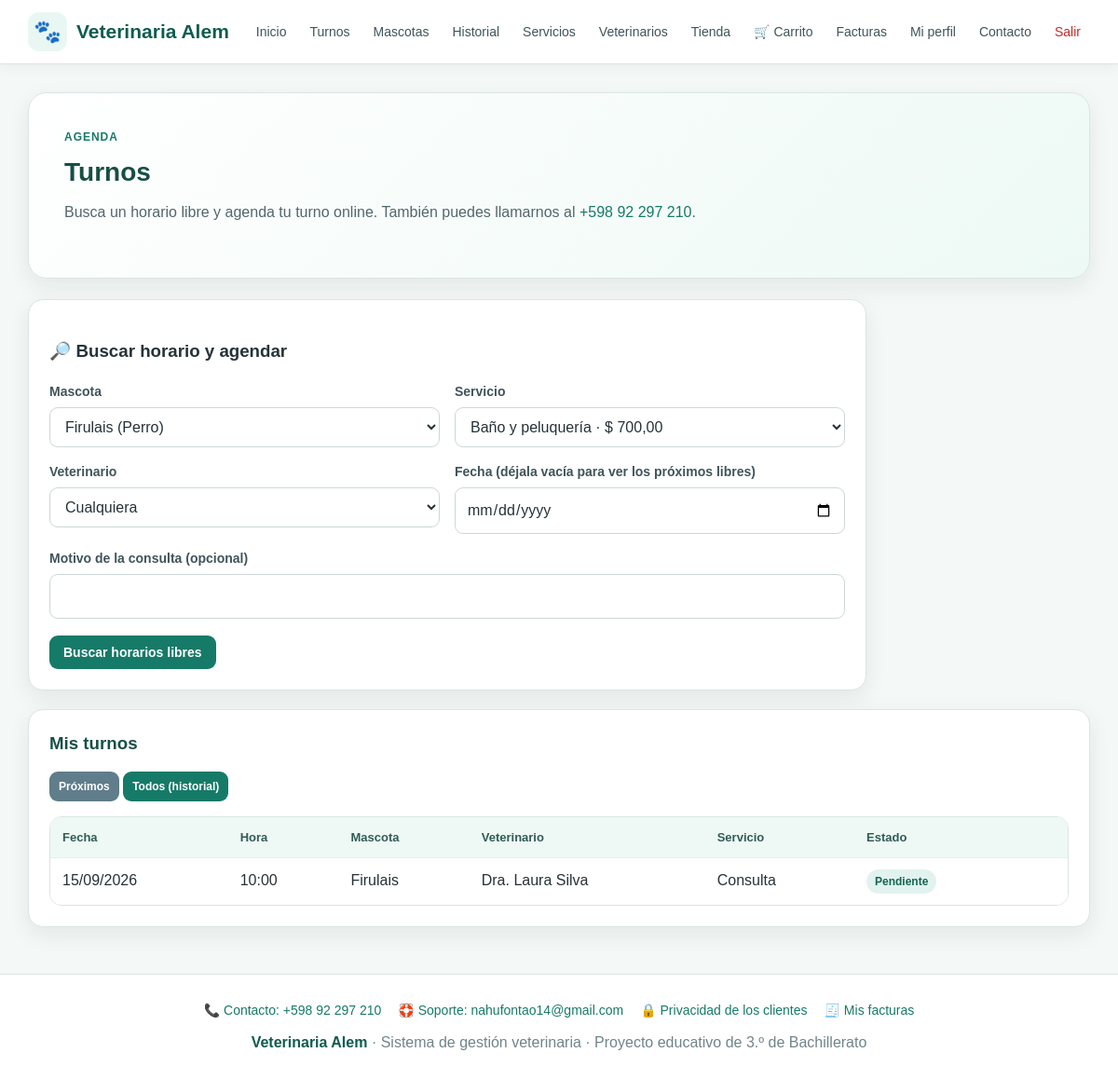
Page /turnos.php?ver=todos (signed in) on the committed database.
### tables this page shows
CREATE TABLE turnos(
 id INT AUTO_INCREMENT PRIMARY KEY,
 id_dueno INT NOT NULL,
 id_mascota INT NOT NULL,
 id_veterinario INT NOT NULL,
 id_servicio INT NOT NULL,
 fecha DATE NOT NULL,
 hora TIME NOT NULL,
 motivo VARCHAR(255),
 estado VARCHAR(30) DEFAULT 'Pendiente',
 FOREIGN KEY(id_dueno) REFERENCES duenos(id) ON UPDATE CASCADE ON DELETE RESTRICT,
 FOREIGN KEY(id_mascota) REFERENCES mascotas(id) ON UPDATE CASCADE ON DELETE RESTRICT,
 FOREIGN KEY(id_veterinario) REFERENCES veterinarios(id) ON UPDATE CASCADE ON DELETE RESTRICT,
 FOREIGN KEY(id_servicio) REFERENCES servicios(id) ON UPDATE CASCADE ON DELETE RESTRICT
);

CREATE TABLE mascotas(
 id INT AUTO_INCREMENT PRIMARY KEY,
 nombre VARCHAR(100) NOT NULL,
 especie VARCHAR(50) NOT NULL,
 raza VARCHAR(80),
 sexo VARCHAR(20),
 fecha_nacimiento DATE NULL,
 peso DECIMAL(6,2) NULL,
 id_dueno INT NOT NULL,
 FOREIGN KEY(id_dueno) REFERENCES duenos(id) ON UPDATE CASCADE ON DELETE RESTRICT
);

CREATE TABLE veterinarios(
 id INT AUTO_INCREMENT PRIMARY KEY,
 nombre VARCHAR(100) NOT NULL,
 especialidad VARCHAR(100),
 telefono VARCHAR(30),
 email VARCHAR(150)
);

CREATE TABLE servicios(
 id INT AUTO_INCREMENT PRIMARY KEY,
 nombre VARCHAR(100) NOT NULL,
 descripcion TEXT,
 precio DECIMAL(10,2) DEFAULT 0
);

### includes/helpers.php (called while the page is built, shortened)
<?php
function h($v) {
    return htmlspecialchars((string)$v, ENT_QUOTES, "UTF-8");
}
function dueno_id_actual($conexion) {
    $uid = (int)($_SESSION["usuario_id"] ?? 0);
    $stmt = $conexion->prepare("SELECT nombre, email, id_dueno FROM usuarios WHERE id = ?");
    $stmt->bind_param("i", $uid);
    $stmt->execute();
    $u = $stmt->get_result()->fetch_assoc();
    if (!empty($u["id_dueno"])) return (int)$u["id_dueno"];
    $id = (int)$conexion->insert_id;
    return $id;
}

### turnos.php (the view, shortened to what this page needs)
<?php
require "conexion.php";
$id_dueno = dueno_id_actual($conexion);
$mascotas = $conexion->prepare("SELECT id, nombre, especie FROM mascotas WHERE id_dueno = ? ORDER BY nombre");
$mascotas->bind_param("i", $id_dueno);
$mascotas->execute();
$mascotas = $mascotas->get_result()->fetch_all(MYSQLI_ASSOC);
$servicios = $conexion->query("SELECT id, nombre, precio FROM servicios ORDER BY nombre")->fetch_all(MYSQLI_ASSOC);
$b_serv = (int)($_GET["id_servicio"] ?? 0);
$b_masc = (int)($_GET["id_mascota"] ?? 0);
$b_fecha = $_GET["fecha"] ?? "";
$b_motivo = $_GET["motivo"] ?? "";
$filtro = $_GET["ver"] ?? "proximos";
$sql = "SELECT t.*, m.nombre AS mascota, v.nombre AS veterinario, s.nombre AS servicio,
               (TIMESTAMP(t.fecha, t.hora) > NOW()) AS futuro
        FROM turnos t
        JOIN mascotas m ON m.id = t.id_mascota
        JOIN veterinarios v ON v.id = t.id_veterinario
        JOIN servicios s ON s.id = t.id_servicio
        WHERE t.id_dueno = ?";
if ($filtro === "proximos") $sql .= " AND TIMESTAMP(t.fecha, t.hora) >= NOW() AND t.estado <> 'Cancelado' ORDER BY t.fecha, t.hora";
else $sql .= " ORDER BY t.fecha DESC, t.hora DESC";
$stmt = $conexion->prepare($sql);
$stmt->bind_param("i", $id_dueno);
$stmt->execute();
$mis = $stmt->get_result();
require "includes/header.php";
?>
<section class="hero">
    <div class="hero-kicker">Agenda</div>
    <h2>Turnos</h2>
    <p>Busca un horario libre y agenda tu turno online. También puedes llamarnos al
        <a href="tel:<?= h(VET_TELEFONO_LINK) ?>"><?= h(VET_TELEFONO) ?></a>.
    </p>
</section>
<div class="form-card">
    <h3>🔎 Buscar horario y agendar</h3>
    <?php if (!$mascotas): ?>
        <div class="info-box">Primero registra a tu mascota en <a href="mascotas.php">Mascotas</a> para poder agendar un turno.</div>
    <?php else: ?>
    <form method="get">
        <div class="form-grid">
            <div class="field"><label>Mascota</label>
                <select name="id_mascota" required>
                    <?php foreach ($mascotas as $m): ?>
                        <option value="<?= (int)$m["id"] ?>" <?= $b_masc === (int)$m["id"] ? "selected" : "" ?>><?= h($m["nombre"]) ?> (<?= h($m["especie"]) ?>)</option>
                    <?php endforeach; ?>
                </select></div>
            <div class="field"><label>Servicio</label>
                <select name="id_servicio" required>
                    <?php foreach ($servicios as $s): ?>
                        <option value="<?= (int)$s["id"] ?>" <?= $b_serv === (int)$s["id"] ? "selected" : "" ?>><?= h($s["nombre"]) ?> · <?= dinero($s["precio"]) ?></option>
                    <?php endforeach; ?>
                </select></div>
            <div class="field"><label>Veterinario</label>
                <select name="id_veterinario">
                    <option value="0">Cualquiera</option>
                </select></div>
            <div class="field"><label>Fecha (déjala vacía para ver los próximos libres)</label>
                <input type="date" name="fecha" min="<?= date("Y-m-d") ?>" value="<?= h($b_fecha) ?>"></div>
            <div class="field full"><label>Motivo de la consulta (opcional)</label>
                <input name="motivo" maxlength="255" value="<?= h($b_motivo) ?>"></div>
        </div>
        <div class="form-actions"><button class="btn" type="submit">Buscar horarios libres</button></div>
    </form>
    <?php endif; ?>
</div>
<div class="table-card">
    <h3>Mis turnos</h3>
    <p>
        <a class="btn small <?= $filtro === "proximos" ? "" : "secondary" ?>" href="turnos.php?ver=proximos">Próximos</a>
        <a class="btn small <?= $filtro === "todos" ? "" : "secondary" ?>" href="turnos.php?ver=todos">Todos (historial)</a>
    </p>
    <div class="table-wrap">
        <table>
            <tr><th>Fecha</th><th>Hora</th><th>Mascota</th><th>Veterinario</th><th>Servicio</th><th>Estado</th><th></th></tr>
            <?php $hay = false; while ($x = $mis->fetch_assoc()): $hay = true; ?>
                <tr>
                    <td><?= h(date("d/m/Y", strtotime($x["fecha"]))) ?></td>
                    <td><?= h(substr($x["hora"], 0, 5)) ?></td>
                    <td><?= h($x["mascota"]) ?></td>
                    <td><?= h($x["veterinario"]) ?></td>
                    <td><?= h($x["servicio"]) ?></td>
                    <td><span class="badge <?= $x["estado"] === "Cancelado" ? "block" : "" ?>"><?= h($x["estado"]) ?></span></td>
                    <td class="actions">
                    </td>
                </tr>
            <?php endwhile; ?>
        </table>
    </div>
</div>
<?php require "includes/footer.php"; ?>

### css/estilos.css (style rules this page uses)
* { box-sizing:border-box }
:root { --verde:#167a68; --verde-oscuro:#0e5c4f; --verde-claro:#e9f7f3; --azul:#2563eb; --rojo:#c62828; --amarillo:#d88900; --texto:#263238; --gris:#607d8b; --fondo:#f4f8f7; --blanco:#ffffff; --borde:#dbe5e2; --sombra:0 8px 24px rgba(25,55,50,.08); }
html { scroll-behavior:smooth }
body { margin:0; font-family:Arial,Helvetica,sans-serif; background:var(--fondo); color:var(--texto); line-height:1.5; }
a { color:var(--verde);text-decoration:none }
.hero { background:linear-gradient(135deg,#ffffff 0%,#edf9f5 100%); border:1px solid var(--borde); border-radius:20px; padding:38px; box-shadow:var(--sombra); margin-bottom:22px; }
.hero-kicker { color:var(--verde); font-weight:700; text-transform:uppercase; letter-spacing:.08em; font-size:12px; margin-bottom:8px; }
.hero h1,.hero h2 { margin:0 0 10px; color:#164f45; }
.hero h2 { font-size:28px }
.hero p { margin:0 0 20px;color:#52666b;max-width:760px }
.card,.form-card,.table-card { background:var(--blanco); border:1px solid var(--borde); border-radius:16px; padding:22px; box-shadow:var(--sombra); margin-bottom:20px; }
.card h3,.table-card h3 { margin:0 0 8px; color:#174f46; }
.btn { display:inline-block; border:0; background:var(--verde); color:#fff; padding:10px 15px; border-radius:9px; font-weight:700; font-size:14px; cursor:pointer; text-decoration:none; }
.btn.secondary { background:#607d8b }
.btn.small { padding:7px 10px;font-size:12px }
.actions { display:flex; gap:7px; flex-wrap:wrap; align-items:center; }
.form-card { max-width:900px; }
.form-grid { display:grid; grid-template-columns:repeat(2,minmax(0,1fr)); gap:16px; }
.field { display:flex; flex-direction:column; gap:6px; }
.field.full { grid-column:1/-1 }
.field label { font-size:14px; font-weight:700; color:#40545a; }
input,select,textarea { width:100%; padding:11px 12px; border:1px solid #cbd8d5; border-radius:9px; background:#fff; color:var(--texto); font:inherit; outline:none; }
.form-actions { display:flex; gap:9px; flex-wrap:wrap; margin-top:18px; }
.table-wrap { overflow-x:auto; background:#fff; border:1px solid var(--borde); border-radius:13px; }
table { width:100%; min-width:650px; border-collapse:collapse; background:#fff; }
th,td { padding:12px 13px; border-bottom:1px solid #e8eeee; text-align:left; vertical-align:top; }
th { background:#eef8f5; color:#315c55; font-size:13px; }
tr:last-child td { border-bottom:0 }
.badge { display:inline-block; padding:4px 9px; border-radius:20px; background:#e2f3ef; color:#126553; font-size:12px; font-weight:700; }

### rows in the picture
turnos: fecha "15/09/2026", hora "10:00", id_mascota.nombre "Firulais", id_veterinario.nombre "Dra. Laura Silva", id_servicio.nombre "Consulta", estado "Pendiente"

### other values in the picture
VET_TELEFONO "+598 92 297 210"
VET_EMAIL_SOPORTE "nahufontao14@gmail.com"
form field id_mascota "Firulais (Perro)"
form field id_servicio "Baño y peluquería · $ 700,00"
